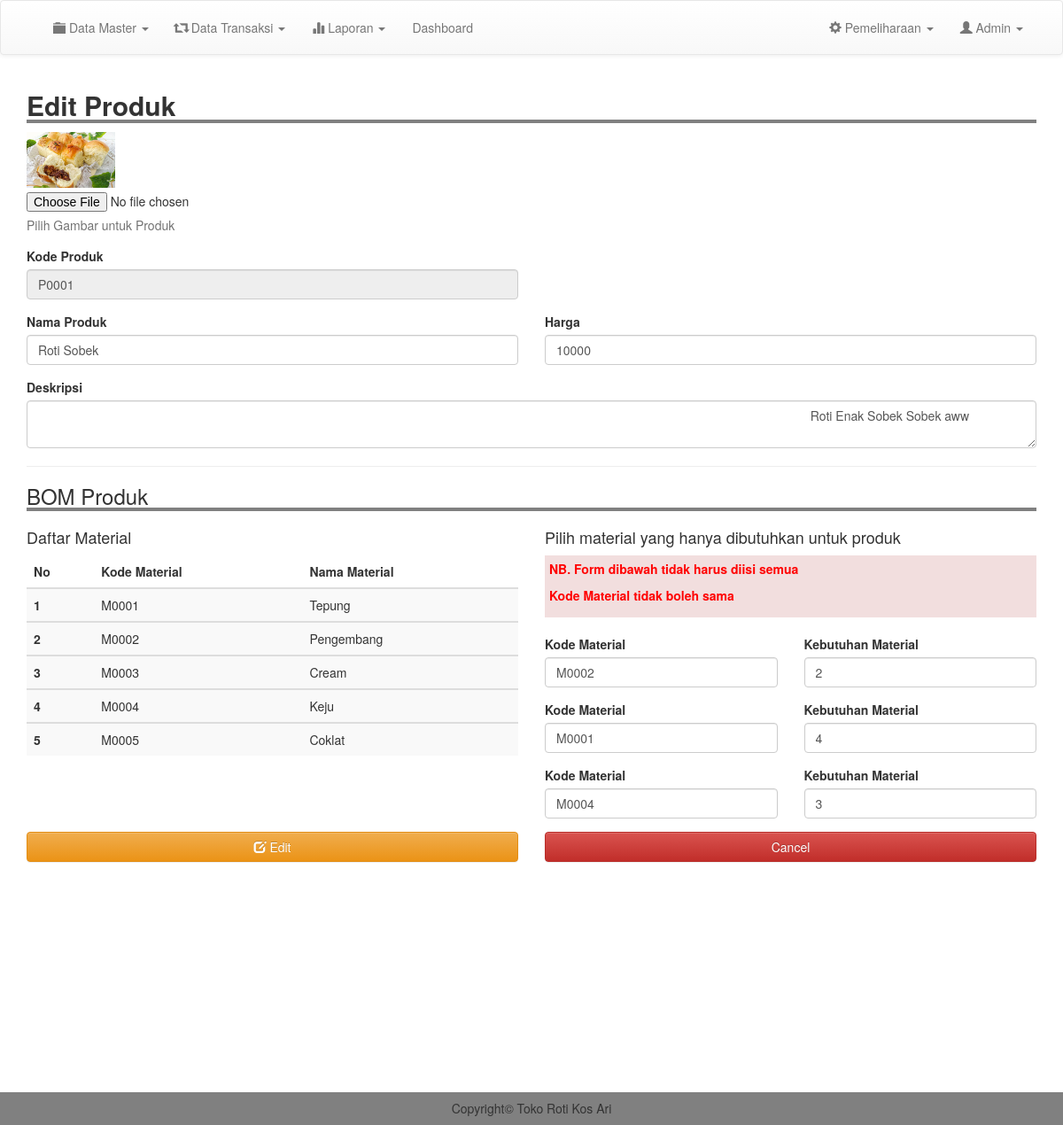
The page /admin/edit_produk.php?kode=P0001 (signed in) on the database its author committed.
### tables this page shows
CREATE TABLE `produk` (
  `kode_produk` varchar(100) NOT NULL,
  `nama` varchar(100) NOT NULL,
  `image` text NOT NULL,
  `deskripsi` text NOT NULL,
  `harga` int(11) NOT NULL
);

CREATE TABLE `inventory` (
  `kode_bk` varchar(100) NOT NULL,
  `nama` varchar(200) NOT NULL,
  `qty` varchar(200) NOT NULL,
  `satuan` varchar(200) NOT NULL,
  `harga` int(11) NOT NULL,
  `tanggal` date NOT NULL
);

CREATE TABLE `bom_produk` (
  `kode_bom` varchar(100) NOT NULL,
  `kode_bk` varchar(100) NOT NULL,
  `kode_produk` varchar(100) NOT NULL,
  `nama_produk` varchar(200) NOT NULL,
  `kebutuhan` varchar(200) NOT NULL
);

### admin/edit_produk.php (the view, shortened to what this page needs)
<?php
include 'header.php';
$kode_produk = $_GET['kode'];
$kode = mysqli_query($conn, "SELECT * from produk where kode_produk = '$kode_produk'");
$data = mysqli_fetch_assoc($kode);
?>
<div class="container">
	<h2 style=" width: 100%; border-bottom: 4px solid gray"><b>Edit Produk</b></h2>
	<form action="proses/edit_produk.php" method="POST" enctype="multipart/form-data">
		<div class="form-group">
			<label for="exampleInputFile"><img src="../image/produk/<?= $data['image']; ?>" width="100"></label>
			<input type="file" id="exampleInputFile" name="files">
			<p class="help-block">Pilih Gambar untuk Produk</p>
		</div>
		<div class="row">
			<div class="col-md-6">
				<div class="form-group">
					<label for="exampleInputEmail1">Kode Produk</label>
					<input type="text" class="form-control" id="exampleInputEmail1" placeholder="Masukkan Nama Produk" disabled value="<?= $data['kode_produk']; ?>">
				</div>
			</div>
		</div>
		<div class="row">
			<div class="col-md-6">
				<div class="form-group">
					<label for="exampleInputEmail1">Nama Produk</label>
					<input type="text" class="form-control" id="exampleInputEmail1" placeholder="Masukkan Nama Produk" name="nama" value="<?= $data['nama']; ?>">
				</div>
			</div>
			<div class="col-md-6">
				<div class="form-group">
					<label for="exampleInputEmail1">Harga</label>
					<input type="number" class="form-control" id="exampleInputEmail1" placeholder="masukkan Harga" name="harga" value="<?= $data['harga']; ?>">
				</div>
			</div>
		</div>
		<div class="form-group">
			<label for="exampleInputPassword1">Deskripsi</label>
			<textarea name="desk" class="form-control">
				<?= $data['deskripsi']; ?>
			</textarea>
		</div>
		<hr>
		<h3 style=" width: 100%; border-bottom: 4px solid gray">BOM Produk</h3>
		<div class="row">
			<div class="col-md-6">
				<h4>Daftar Material</h4>
				<table class="table table-striped ">
					<thead>
						<tr>
							<th scope="col">No</th>
							<th scope="col">Kode Material</th>
							<th scope="col">Nama Material</th>
						</tr>
					</thead>
					<?php
					$result2 = mysqli_query($conn, "SELECT * FROM inventory order by kode_bk asc");
					$no2 =1;
					while ($row2 = mysqli_fetch_assoc($result2)) {
						?>
						<tbody>
							<tr>
								<th scope="row"><?= $no2;  ?></th>
								<td><?= $row2['kode_bk']; ?></td>
								<td><?= $row2['nama']; ?></td>
							</tr>
						</tbody>
						<?php
						$no2++;
					}
					?>
				</table>
			</div>
			<div class="col-md-6">
				<h4>Pilih material yang hanya dibutuhkan untuk produk</h4>
				<div class="bg-danger" style="padding: 5px;">
				<p style="color: red; font-weight: bold;">NB. Form dibawah tidak harus diisi semua</p>
				<p style="color: red; font-weight: bold;">Kode Material tidak boleh sama</p>
				</div>
				<br>
				<?php
				$result3 = mysqli_query($conn, "SELECT * FROM bom_produk where kode_produk = '$kode_produk'");
				$jml = mysqli_num_rows($result3);
				$no3 = 1;
				while ($no3 <= $jml) {
				$row3 = mysqli_fetch_assoc($result3);
					?>
					<div class="row">
						<div class="col-md-6">
							<div class="form-group">
								<label for="exampleInputPassword1">Kode Material</label>
								<input type="text" name="material[]" class="form-control" placeholder="Masukkan Kode Material" value="<?= $row3['kode_bk']; ?>" required>
							</div>
						</div>
						<div class="col-md-6">
							<div class="form-group">
								<label >Kebutuhan Material</label>
								<input type="text" class="form-control"placeholder="Contoh : 250 atau 0.2" name="keb[]" value="<?= $row3['kebutuhan']; ?>" required>
							</div>
						</div>
					</div>
					<?php
					$no3++;
				}
				?>
			</div>
		</div>
		<div class="row">
			<div class="col-md-6">
				<button type="submit"  class="btn btn-warning btn-block" ><i class="glyphicon glyphicon-edit"></i> Edit</button>
			</div>
			<div class="col-md-6">
				<a href="m_produk.php" class="btn btn-danger btn-block">Cancel</a>
			</div>
		</div>
		<br>
	</div>
<br>
<br>
<br>
<br>
<br>
<br>
<br>
<br>
<br>
<br>
<br>
<br>
<?php
include 'footer.php';
?>

### css/style.css (style rules this page uses)
body { margin:0; padding: 0; }

### rows shown on the page
produk: image (picture), kode_produk "P0001", nama "Roti Sobek", harga "10000", desk "Roti Enak Sobek Sobek aww"
inventory: kode_bk "M0001", nama "Tepung"
inventory: kode_bk "M0002", nama "Pengembang"
inventory: kode_bk "M0003", nama "Cream"
inventory: kode_bk "M0004", nama "Keju"
inventory: kode_bk "M0005", nama "Coklat"
bom_produk: kode_bk "M0002", kebutuhan "2"
bom_produk: kode_bk "M0001", kebutuhan "4"
bom_produk: kode_bk "M0004", kebutuhan "3"
